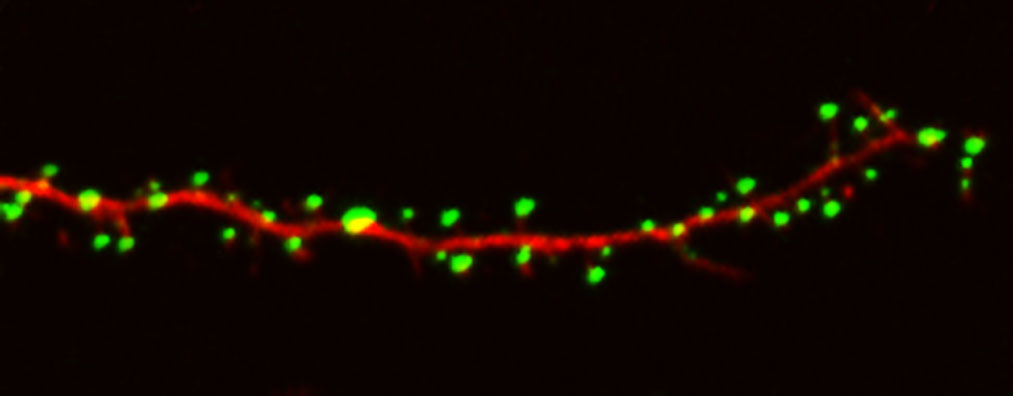
%> input picture imgs/trial1.jpg, 1013 x 396 px
$ octave puncta_count.m   (GNU Octave 9; MATLAB toolbox functions it lacks are replaced by stand-ins)
%> lines starting %> are read from the running program, lines starting %| are printed output that depends on the picture; in (x1, y1, x2, y2) boxes, pixels count from 0 and x2, y2 are one past the last pixel; in counts of white or black regions, pixels touching at a corner belong together; the program's own positions count from 1
### CLC.m
function scatterOutput = CLC(img1,pic2,scale,numCol, ...
    colMap,zeroDel,line);


    % picture 1 (converts data to 'single' point precision)
    ImMatrix1 = single(imread(img1));
    % picture 2 (converts data to 'single' point precision)
    ImMatrix2 = single(imread(pic2));

    % obtains RGB triplets for the desired colormap (colMap) and number
    % of colours within this colormap (numCol).
    colMap = str2func(colMap);
    Colours = colMap(numCol);

    % pixel values for Picture1 and Picture2 arranged in adjacent columns.
    data = [ImMatrix1(:),ImMatrix2(:)];

    % counts number of occurences of each unique pixel value. Used to
    % obtain a pixel intensity identifier for each unique pixel value.
    [a,b,c] = unique(data, 'rows', 'stable');
    d = accumarray(c, 1);
    maps = d(c);

    % creates matrix including the pixel data (columns 1 and 2) and
    % respective pixel counts (column 3). Deletes duplicates.
    data = [data,maps];
    data = unique(data,'rows');

    % deletes pixels with value 0 in both Picture1 and Picture2 if zeroDel
    % function input set as 1.
    if zeroDel == 1;
        Bean = find(data(:,1) == 0 & data(:,2) == 0);
        data(Bean,:) = [];
    end

    % transforms the pixel intensity identifier according to scale function
    % input.
    if scale>0;
        scaling = str2func(scale);
        data(:,3) = scaling(data(:,3));
    end

    % creates bins to partition pixel intentisties along colMap
    bins = linspace(0,max(data(:,3))+1,numCol+1);

    % partitions the pixel intensity identifiers into evenly spaces bins
    % determined by numCol
    for i = 1:numCol;
        data(find(data(:,3)>=bins(i) & data(:,3)<bins(i+1)) , 3) = i;
    end

    % creates the RGB triplets for each pixel
    ColIden = zeros(length(data(:,3)),3); % empty matrix
    for ii = 1:length(data(:,3)); % adds RGB values
         ColIden(ii,:) = Colours(data(ii,3),:);
    end

    % plots cytofluorogram. % scatter points set to '.' and size '100' as
    % default. All ticks from colorbar removed as default.
    figure(1)
    scatter(data(:,1),data(:,2),100,ColIden,'.');
    colorbar('Ticks',[1],'TickLabels',{'max'});
    colormap(Colours);
    xlabel('img1 brightness (au)')
    ylabel('pic2 brightness (au)')
    title('Colocalization')

    % adds line of best fit if specified
    if line == 1;

       dataLine = [ImMatrix1(:),ImMatrix2(:)];
       meandataLine = mean(dataLine,1);
       [PCAcoeffs,PCAscores] = pca(dataLine);
       BEAN = PCAcoeffs(:,1);
       BAG = [min(PCAscores(:,1))-0.2, max(PCAscores(:,1))+0.2];
       POCKET = [meandataLine + BAG(1)*BEAN'; meandataLine + BAG(2)*BEAN'];
       figure(1);
       hold on
       plot(POCKET(:,1),POCKET(:,2),'Linewidth',2,'Color','m');
       axis([0,inf,0,inf]);
    end

    if line == 1
        scatterOutput = [{data},{POCKET}];
    else
        scatterOutput = [{data},{[]}];
    end
% Credit for some of this code goes to Mathworks and cytoflurogram extension of the MATLAB Image Processing Toolbox

### puncta_count.m
% Load the image
A = imgetfile();
%> the answer given: imgs/trial1.jpg
A = imread(A);
%> A is the input picture: size 396x1013x3 uint8; mean R, G, B 16.8, 7.3, 0.2

color = menu('What color are the puncta you wish to quantify?','Red', 'Green','Blue');
%> the answer given: 1

if color == 1
    str = 'red';
elseif color == 2
    str = 'green';
elseif color == 3
    str = 'blue';
end

%We still need to something about the oversignalling in some channels!
% Split channels into RGB

RC = A(:,:,1); % Red channel
GC = A(:,:,2); % Green channel
BC = A(:,:,3); % Blue channel

%We zero out low signals so they don't mess up the signals.
RC(RC < 70) = 0;
GC(GC < 70) = 0;
BC(BC < 70) = 0;
%> BC: size 396x1013 uint8; every value is 0

% User, select your region of interest
neuritetask = menu('Do you wish to specify a ROI?', 'Yes', 'No');
%> the answer given: 2

if neuritetask == 1
    figure(1)
    title('Select your region of Interest by drawing a closed region.');
    imshow(A)
    h = drawfreehand; % Allows user to create freehand ROI
    mask= createMask(h,A); %Creates a binary mask based on ROI
    imshow(mask);
    hold on
    %Sets all the channels to the masked image region
    RC(~mask) = false;
    BC(~mask) = false;
    GC(~mask) = false;
end

msgbox("Calculating number of puncta. Check command line for result.");
% Image pre-processing steps

% Sharpen all 3  channels
% Note that 'Radius' controls the number of edge pixels that are being sharpened
% 'Amount' controls the sensitivity
% This is necessary to heighten each individual signal as it can be  weak
% depending on quality

RC = imsharpen(RC, 'Radius', 4, 'Amount', 1);
GC = imsharpen(GC,'Radius', 4, 'Amount', 1);
BC = imsharpen(BC,'Radius', 4, 'Amount', 1);


% Now employ imadjust.

%Maps the intensity values in grayscale image I
%to new values in J. By default, imadjust saturates the bottom 1% and the top 1% of all pixel values.
%This operation increases the contrast of the output image J.

%Red channel first
JRC = imadjust(RC);

% Blue Channel Next
JBC = imadjust(BC);

% Green channel next
JGC = imadjust(GC);

% Now, for some denoising and watershed algorithming

%Let's get this red
%First some standard denoising of the pixels
JRC= wiener2(JRC);
thresh = graythresh(JRC);
%> thresh = 0.376
JRC = imbinarize(JRC, thresh);
%> JRC: size 396x1013 logical; 3.8% white; 27 white regions (16 under 20 px), largest, box (x1, y1, x2, y2) and area: (0, 103, 917, 260) 14322, (919, 133, 940, 148) 220, (457, 261, 470, 274) 119

%Calculate the Euclidean distance trasnform of the image and implement the
%watershed algorithm
D = -bwdist(~JRC);
L = watershed(D);
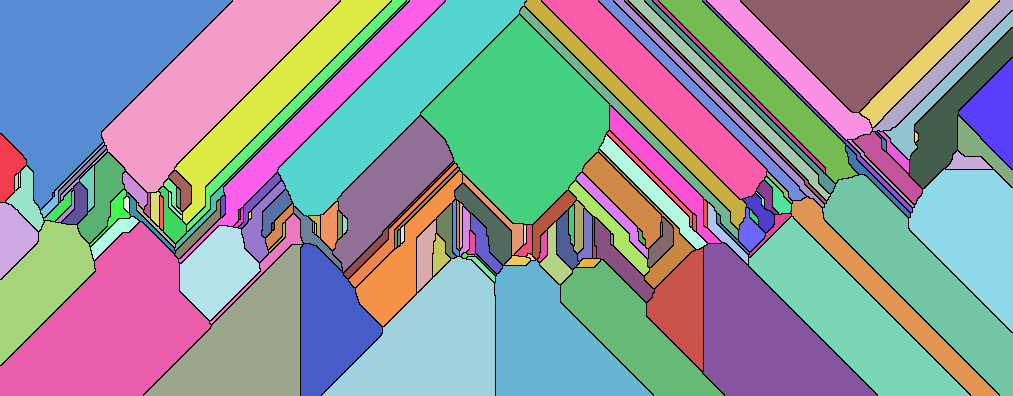
%> L: size 396x1013 uint8; 153 distinct labels, from 0 to 152; one colour per label, 0 black
JRC(L==0) = 0;
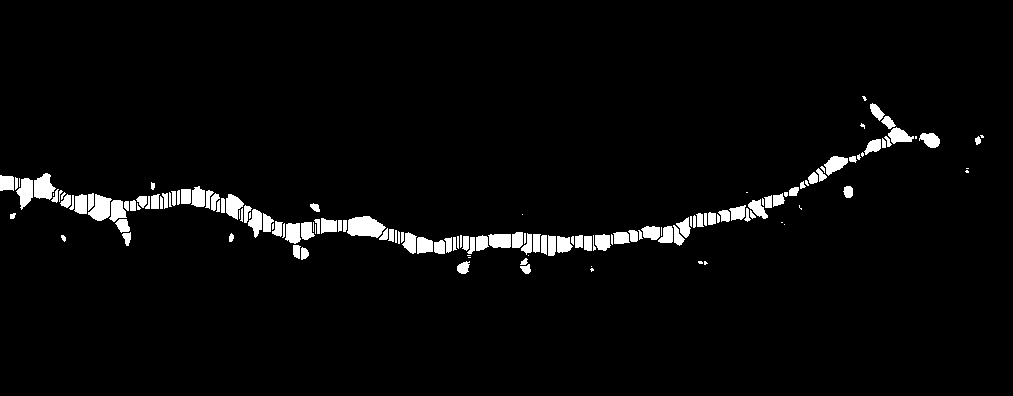
%> JRC: size 396x1013 logical; 3.4% white; 152 white regions (35 under 20 px), largest, box (x1, y1, x2, y2) and area: (347, 216, 386, 238) 615, (88, 194, 112, 221) 402, (34, 173, 56, 200) 400

%Fill in all the holes and clear the border of the image
JRC= imclearborder(JRC);
JRC = imfill(JRC, 'holes');

% Now for the green. Happy St.Pat's

%First some standard denoising of the pixels
thresh = graythresh(JGC);
%> thresh = 0.427
JGC= wiener2(JGC);
JGC = imbinarize(JGC, thresh);
%> JGC: size 396x1013 logical; 2% white; 42 white regions (2 under 20 px), largest, box (x1, y1, x2, y2) and area: (341, 207, 377, 234) 701, (0, 190, 32, 221) 502, (918, 128, 946, 147) 375

%Calculate the Euclidean distance trasnform of the image and implement the
%watershed algorithm
D = -bwdist(~JGC);
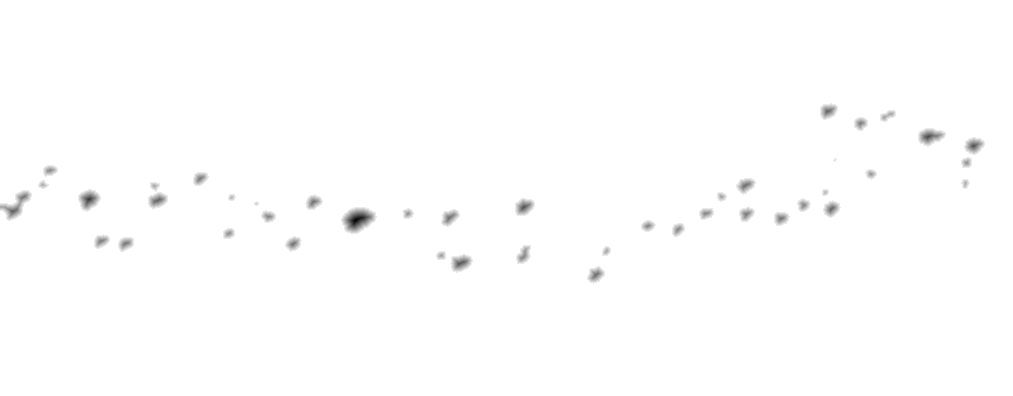
%> D: size 396x1013 single; min -12.53, max 0, mean -0.0599; drawn with min black and max white
L = watershed(D);
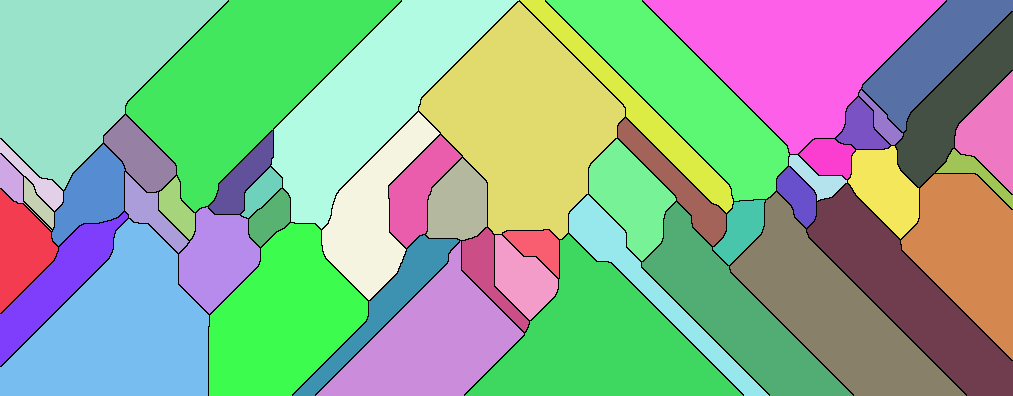
%> L: size 396x1013 uint8; 50 distinct labels, from 0 to 49; one colour per label, 0 black
JGC(L==0) = 0;
%> JGC: size 396x1013 logical; 1.9% white; 49 white regions (2 under 20 px), largest, box (x1, y1, x2, y2) and area: (341, 207, 377, 234) 701, (918, 128, 946, 147) 375, (78, 189, 101, 212) 373

%Fill in all the holes and clear the border of the image
JGC= imclearborder(JGC);
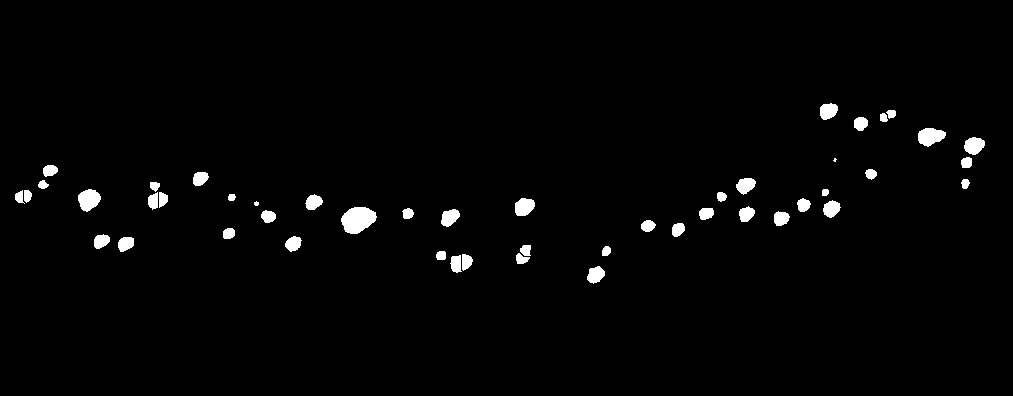
%> JGC: size 396x1013 logical; 1.9% white; 48 white regions (2 under 20 px), largest, box (x1, y1, x2, y2) and area: (341, 207, 377, 234) 701, (918, 128, 946, 147) 375, (78, 189, 101, 212) 373
JGC = imfill(JGC, 'holes');

%Now for the blue, just like my mood.

%First some standard denoising of the pixels
thresh = graythresh(JBC);
%> thresh = 0
JBC= wiener2(JBC);
JBC = imbinarize(JBC, thresh);

%Calculate the Euclidean distance trasnform of the image and implement the
%watershed algorithm
D = -bwdist(~JBC);
%> D: size 396x1013 single; every value is 0
L = watershed(D);
%> L: size 396x1013 uint8; every value is 1
JBC(L==0) = 0;

%Fill in all the holes and clear the border of the image
JBC= imclearborder(JBC);
JBC = imfill(JBC, 'holes');

%Don't freak out if you see too many centroids, could just be your channel
% Red Centroids
if strcmpi(str, 'red')
    if max(JRC) == 0
        msgbox("No signal detected");
        return;
    end
    statsR = regionprops('table', JRC,'Centroid', 'Area');
%> statsR = 151 regions; largest, Area and Centroid: 615 [365.6 227.6], 402 [101.4 209], 400 [44.2 187.9], 341 [26.2 192.6], 295 [233.9 206.4]
    figure(8)
    imshow(JRC)
    hold on
    plot(statsR.Centroid(:,1), statsR.Centroid(:,2), 'r*');
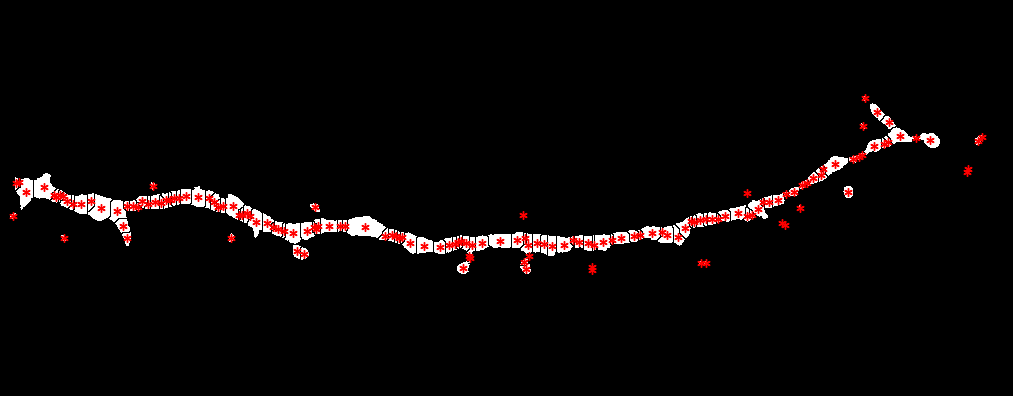
%> figure redrawn from the program's plot data
    figure(9)
    imshow(A);

%Green Centroids
elseif strcmpi(str, 'green')
    if max(JGC) == 0
        msgbox("No signal detected");
        return;
    end
    statsG = regionprops('table', JGC,'Centroid', 'Area');
    figure(10)
    imshow(JGC)
    hold on
    plot(statsG.Centroid(:,1), statsG.Centroid(:,2), '.');
    hold off
    figure(11)
    imshow(A);


% Blue Centroids
elseif strcmpi(str, 'blue')
    if max(JBC) == 0
        msgbox("No signal detected");
        return;
    end
    statsB = regionprops('table', JBC,'Centroid', 'Area');
    figure(12)
    imshow(JBC)
    hold on
    plot(statsB.Centroid(:,1), statsB.Centroid(:,2), 'r*');
    hold off
    figure(13)
    imshow(A);
end

% Here are some stats
if strcmpi(str, 'green')
    disp('Number of puncta in green channel = ')
    disp(length(statsG.Area));
    figure(14)
    title('Puncta Area plot')
    histogram(statsG.Area,5);
    xlabel('area')
    ylabel('number of puncta');

elseif strcmpi(str, 'red')
    disp('Number of puncta in red channel = ')
    disp(length(statsR.Area));
%| 151
    figure(14)
    title('Puncta Area plot')
    histogram(statsR.Area,5);
    xlabel('area')
    ylabel('number of puncta');
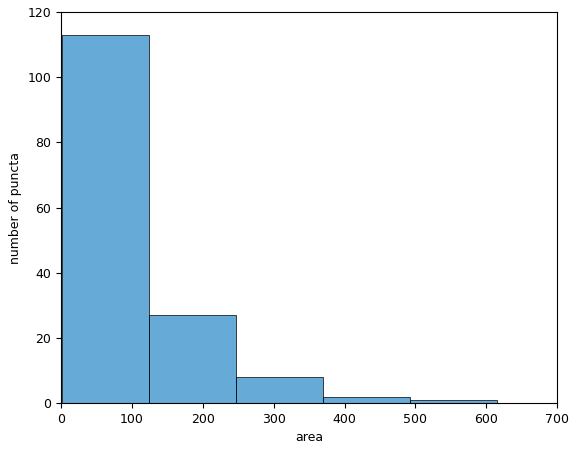
%> figure redrawn from the program's plot data; tallest bar 113 high, from x = 1 to 123.8


elseif strcmpi(str, 'blue')
    disp('Number of puncta in blue channel')
    disp(length(statsB.Area));
    figure(14)
    title('Puncta Area plot')
    imhist(statsB.Area);
    title('Puncta Area plot')
    histogram(statsB.Area,5);
    xlabel('area')
    ylabel('number of puncta');
end

%Colocalization of puncta
imwrite(RC, 'out/red.tif')
imwrite(GC, 'out/green.tif')
imwrite(BC, 'out/blue.tif')

%Adjust the files here depending on what channels you're interested in
scatterOutput = CLC('out/red.tif','out/green.tif',[],2,'hot',1,1);
%> in CLC, `[a,b,c] = unique(data, 'rows', 'stable');`: a = 2008 rows, first 12: [0 0; 77 0; 136 0; 211 0; 255 0; 250 0; 221 0; 183 0; 151 0; 130 0; 111 0; 87 0]; b = 2008 values from 1 to 388220; c = []
%> in CLC, `data = unique(data,'rows');`: data = 2008 rows, first 12: [0 0; 0 29; 0 36; 0 37; 0 38; 0 39; 0 40; 0 41; 0 45; 0 51; 0 52; 0 53]
%> in CLC, `Bean = find(data(:,1) == 0 & data(:,2) == 0);`: Bean = 1
%> the run ends on the next line

$ run again, on imgs/trial6.jpg
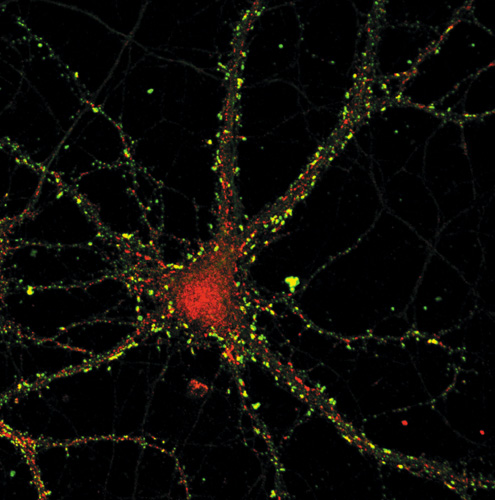
%> input picture imgs/trial6.jpg, 495 x 500 px
%> A is the input picture: size 500x495x3 uint8; mean R, G, B 12.7, 11.1, 6.9
%> `thresh = graythresh(JRC);`: thresh = 0.361
%> `thresh = graythresh(JGC);`: thresh = 0.396
%> `thresh = graythresh(JBC);`: thresh = 0.271
%> JBC: size 500x495 logical; 0% white in thin lines or dots, all inside (x1, y1, x2, y2) = (12, 283, 426, 476)
%> `L = watershed(D);`:
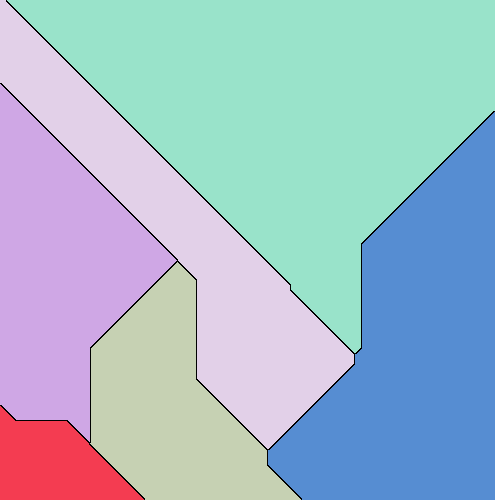
%> L: size 500x495 uint8; 7 distinct labels, from 0 to 6; one colour per label, 0 black
%> statsR = 979 regions; largest, Area and Centroid: 318 [203.9 290.9], 183 [217.2 309.7], 100 [293.1 281.6], 96 [195.8 308.3], 89 [188 303.8]
%| 979
%> `ylabel('number of puncta');`:
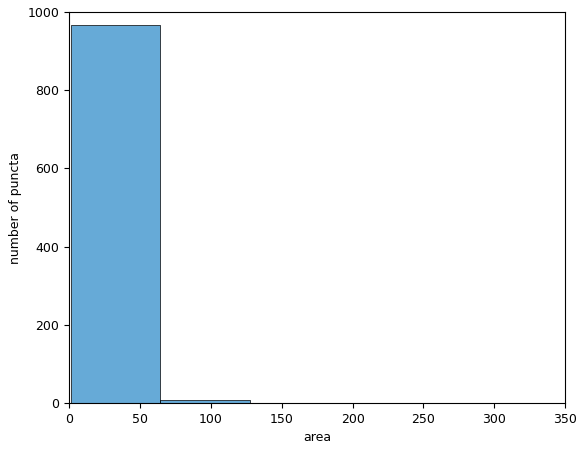
%> figure redrawn from the program's plot data; tallest bar 968 high, from x = 1 to 64.4
%> a = 2266 rows, first 12: [0 0; 0 148; 0 174; 0 204; 148 255; 0 126; 254 0; 163 228; 214 255; 174 174; 128 0; 136 162]; b = 2266 values from 1 to 243114; c = []
%> data = 2266 rows, first 12: [0 0; 0 39; 0 46; 0 57; 0 69; 0 74; 0 77; 0 82; 0 83; 0 84; 0 87; 0 88]
%> Bean = 1

$ run again, on imgs/trial8.jpg
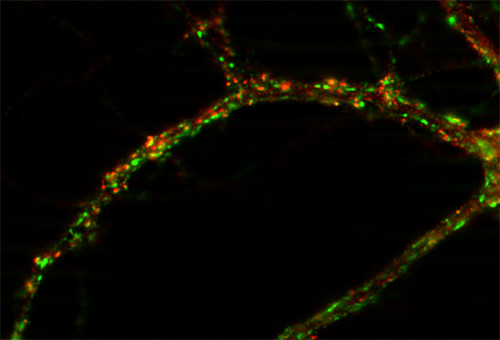
%> input picture imgs/trial8.jpg, 500 x 340 px
%> A is the input picture: size 340x500x3 uint8; mean R, G, B 9.1, 7.8, 0.8
%> `thresh = graythresh(JRC);`: thresh = 0.392
%> `JRC= imclearborder(JRC);`:
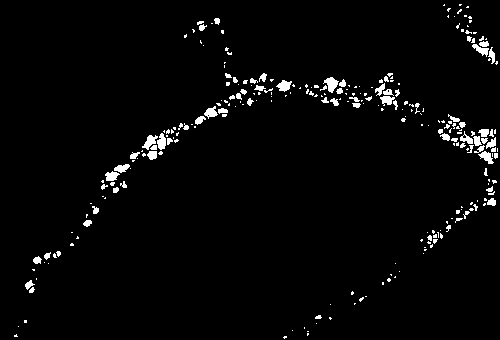
%> JRC: size 340x500 logical; 2.7% white; 268 white regions (192 under 20 px), largest, box (x1, y1, x2, y2) and area: (323, 77, 339, 93) 135, (142, 135, 158, 150) 116, (276, 80, 292, 92) 114
%> `thresh = graythresh(JGC);`: thresh = 0.418
%> `thresh = graythresh(JBC);`: thresh = 0
%> statsR = 268 regions; largest, Area and Centroid: 135 [331.9 84.6], 116 [150.5 142.4], 114 [284.9 86.4], 107 [162.3 142.6], 105 [487.3 157.7]
%| 268
%> `ylabel('number of puncta');`:
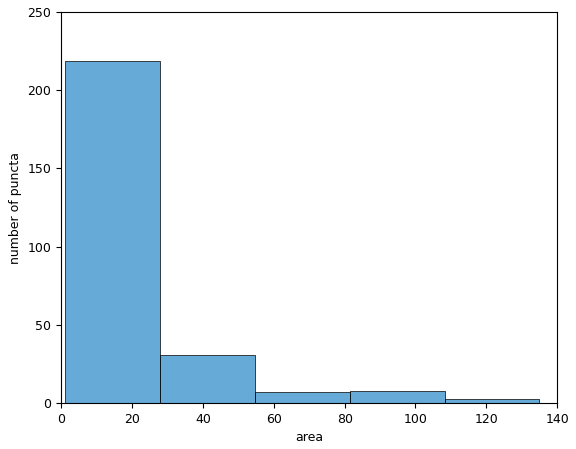
%> figure redrawn from the program's plot data; tallest bar 219 high, from x = 1 to 27.8
%> a = 2065 rows, first 12: [0 0; 0 122; 0 101; 0 130; 0 187; 0 111; 0 117; 0 143; 0 175; 0 228; 0 112; 0 134]; b = 2065 values from 1 to 169863; c = []
%> data = 2065 rows, first 12: [0 0; 0 61; 0 65; 0 66; 0 67; 0 68; 0 71; 0 73; 0 74; 0 75; 0 76; 0 77]
%> Bean = 1

$ run again, on imgs/trial2.tiff
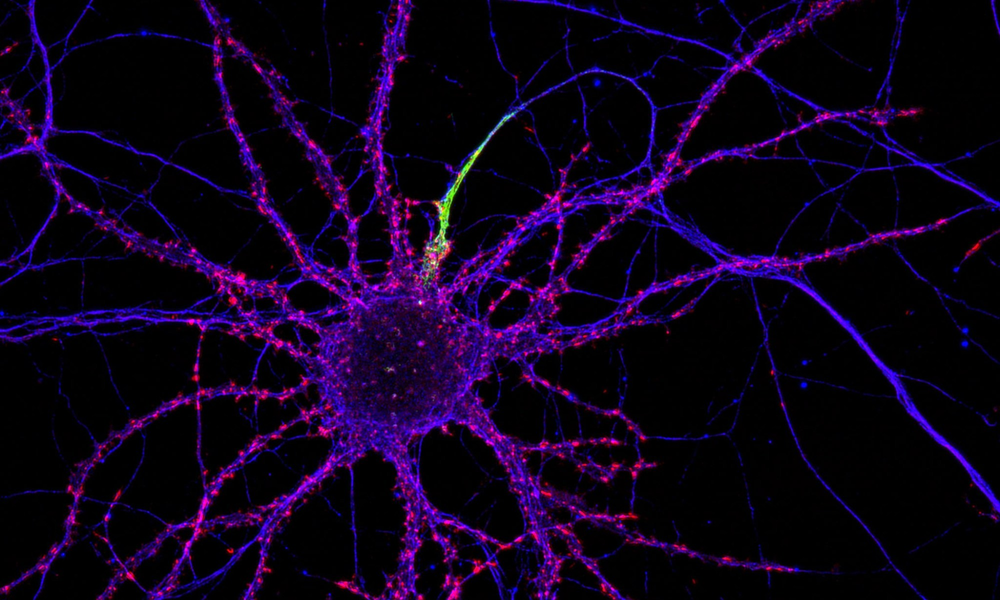
%> input picture imgs/trial2.tiff, 1000 x 600 px, shrunk from 2000 x 1200 before the run
%> A is the input picture: size 600x1000x3 uint8; mean R, G, B 15.5, 1.8, 28.4
%> `thresh = graythresh(JRC);`: thresh = 0.325
%> `thresh = graythresh(JGC);`: thresh = 0.396
%> `thresh = graythresh(JBC);`: thresh = 0.361
%> statsR = 1645 regions; largest, Area and Centroid: 162 [657.7 186.6], 159 [240.7 280.3], 128 [512.2 241.2], 127 [441.2 297.7], 124 [959.3 457.5]
%| 1645
%> `ylabel('number of puncta');`:
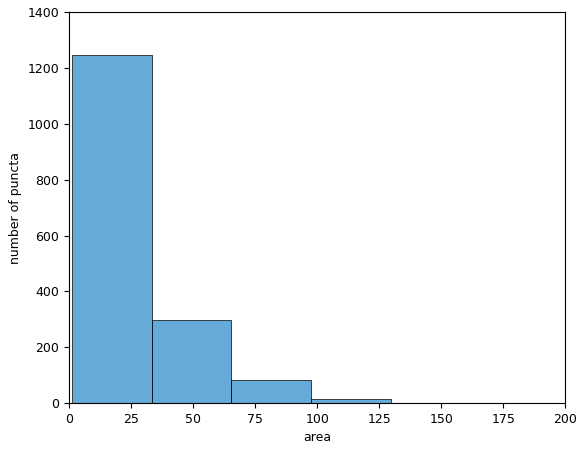
%> figure redrawn from the program's plot data; tallest bar 1247 high, from x = 1 to 33.2
%> a = 1298 rows, first 12: [0 0; 162 0; 127 0; 135 0; 171 0; 141 0; 138 0; 147 0; 116 0; 115 0; 120 0; 200 0]; b = 1298 values from 1 to 405159; c = []
%> data = 1298 rows, first 12: [0 0; 0 11; 0 17; 0 31; 0 40; 0 45; 0 47; 0 55; 0 58; 0 59; 0 61; 0 62]
%> Bean = 1
